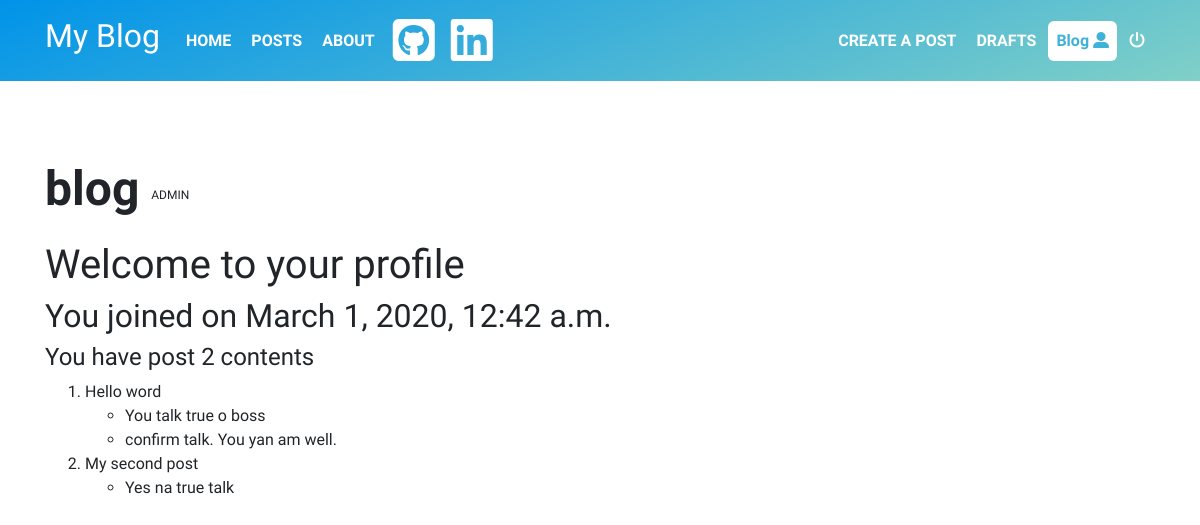
/accounts/profile/ (signed in), run on the app's committed database.
### blog/models.py (models this page shows, shortened)
class Post(models.Model):
    author = models.ForeignKey(User, on_delete=models.CASCADE)
    alias = models.CharField(max_length=50, null=True)
    title = models.CharField(max_length=100)
    text = models.TextField()
    created_date = models.DateTimeField(default=timezone.now)
    published_date = models.DateTimeField(null=True)

class Comment(models.Model):
    post = models.ForeignKey(Post, related_name='comments', on_delete=models.CASCADE)
    author = models.CharField(max_length=20)
    text = models.TextField()
    created_date = models.DateTimeField(default=timezone.now)
    approved_comment = models.BooleanField(default=False)

### blog/views.py (the view)
# urls.py: path('accounts/profile/', views.ProfileView.as_view(), name='profile'),
class ProfileView(LoginRequiredMixin, SuccessMessageMixin, TemplateView):
    template_name = 'registration/profile.html'
    def get_context_data(self, **kwargs):
        context = super().get_context_data(**kwargs)
        context['posts'] = Post.objects.filter(alias=self.request.user)
        return context

### blog/templates/registration/profile.html (shortened to what this page needs)
{% extends 'blog/base.html' %}
{% block profile %} id="active" {%endblock%}
{% block content %}
<p><span style="font-weight: bolder; font-size: 3em;">{{user.username}} </span>{% if user.is_superuser %}<sup>ADMIN</sup>{% elif user.is_staff %}<sup>STAFF</sup>{% endif %}</p>
<h1>Welcome to your profile {{user.first_name}} {{user.last_name}}</h1>
<h2>You joined on {{user.date_joined}}</h2>
<h4>You have post {{posts.count}} contents</h4>
    <ol>
        {% for post in posts %}
            <li>{{post.title}}</li>
            <ul>
                {% for comment in post.comments.all %}
                    <li>{{comment.text}}</li>
                {% endfor %}
            </ul>
        {% endfor %}
    </ol>
{% endblock %}

### blog/templates/blog/base.html (shortened to what this page needs)
<!DOCTYPE html>
{% load static %}
<html lang="en">
<head>
    <link rel="stylesheet" href="https://stackpath.bootstrapcdn.com/bootstrap/4.4.1/css/bootstrap.min.css">
    <link rel="stylesheet" href="{% static "css/blog.css" %}">
</head>
<body class="fonty">
    <nav class="navbar sticky-top navbar-expand-lg navbar-dark customnav" id="nav_bar">
        <div class="container">
            <a class="navbar-brand" href="{% url 'index' %}"><h2>My Blog</h2></a>
            <div class="collapse navbar-collapse" id="navbarSupportedContent">
                <ul class="navbar-nav menu">
                    <li class="nav-item">
                        <a class="nav-link" href="{% url 'index' %}" {% block home %}{% endblock %}><strong>HOME</strong></a>
                    </li>
                    <li class="nav-item">
                        <a class="nav-link" href="{% url 'post_list' %}" {% block posts %}{% endblock %}><strong>POSTS</strong></a>
                    </li>
                    <li class="nav-item">
                        <a class="nav-link" href="{% url 'about' %}" {% block about %}{% endblock %}><strong>ABOUT</strong></a>
                    </li>
                </ul>
                <ul class="navbar-nav portfolio">
                    <li class="nav-item">
                        <a class="nav-link" href="https://www.github.com" target="_blank"><strong><i class="fab fa-github-square fa-3x" id="rotate"></i></strong></a>
                    </li>
                    <li class="nav-item">
                        <a class="nav-link" href="https://www.linkedin.com" target="_blank"><strong><i class="fab fa-linkedin fa-3x" id="rotate"></i></strong></a>
                    </li>
                </ul>
                <ul class="navbar-nav menu ml-auto">
                {% if user.is_authenticated %}
                    <li class="nav-item">
                        <a class="nav-link" href="{% url 'createpost' %}"><strong>CREATE A POST</strong></a>
                    </li>
                    <li class="nav-item">
                        <a class="nav-link" href="{% url 'drafts' %}" {% block drafts %}{% endblock %}><strong>DRAFTS</strong></a>
                    </li>
                    <li class="nav-item">
                        <a class="nav-link" href="{% url 'profile' %}" {% block profile %}{% endblock %}><strong>{{user.username|title}} <i class="fas fa-user-alt"></i></strong></a>
                    </li>
                    <li class="nav-item logout">
                        <a class="nav-link" href="{% url 'logout' %}"><strong><i class="fas fa-power-off"></i></strong></a>
                    </li>
                {% endif %}
                </ul>
            </div>
        </div>
    </nav>
    <br><br><br>
    <div class="container">
        {% block content %}
        {% endblock %}
    </div>
</body>
</html>

### blog/static/css/blog.css (style rules this page uses)
.navbar-dark .navbar-nav .nav-link { color:rgb(255, 255, 255); border-radius: 6px; margin-left: 2px; margin-right: 2px; }
.navbar-dark .portfolio .nav-link { transition: 0.70s; -webkit-transition: 0.70s; -moz-transition: 0.70s; -ms-transition: 0.70s; -o-transition: 0.70s; display: block; margin-right: auto; margin-left: auto; display: inline-block; }
#active { color: #40b2d8; background-color: white; }
.fonty { font-family: 'Sirin Stencil', sans-serif; }
.customnav { background-color: #0093E9; background-image: linear-gradient(160deg, #0093E9 0%, #80D0C7 100%); }

### data on the page
Post: title "Hello word"
Comment: text "You talk true o boss"
Comment: text "confirm talk. You yan am well."
Post: title "My second post"
Comment: text "Yes na true talk"

### other printed values
{{ user.username|title }} "Blog"
{{ user.username }} "blog"
{{ user.date_joined }} "March 1, 2020, 12:42 a.m."
{{ posts.count }} "2"
